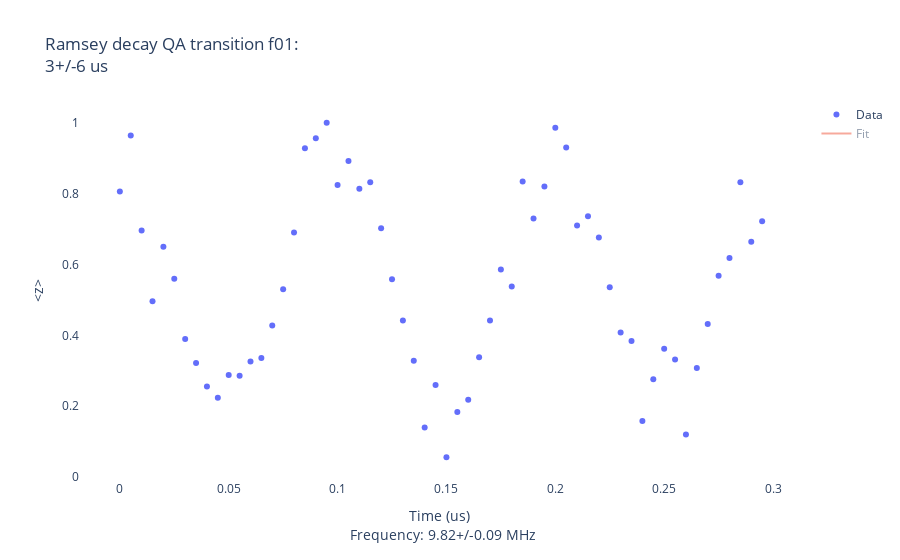
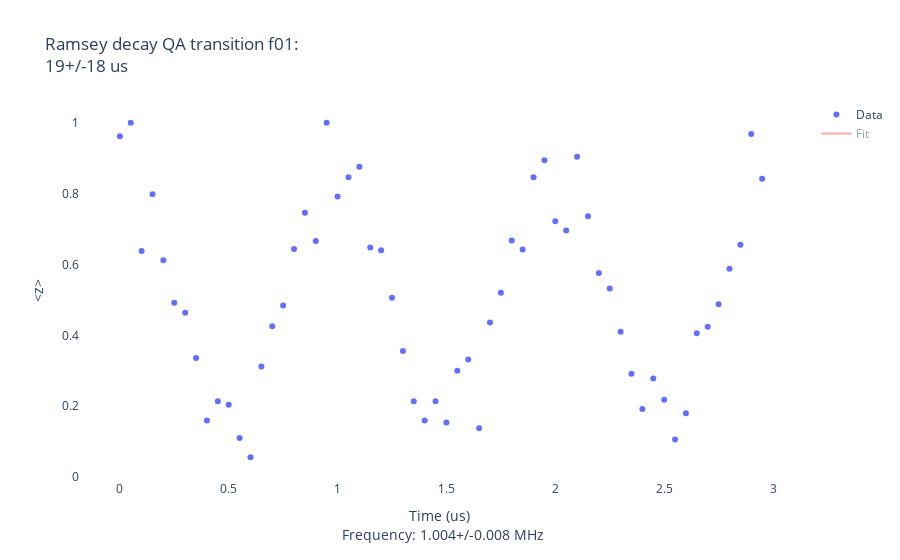
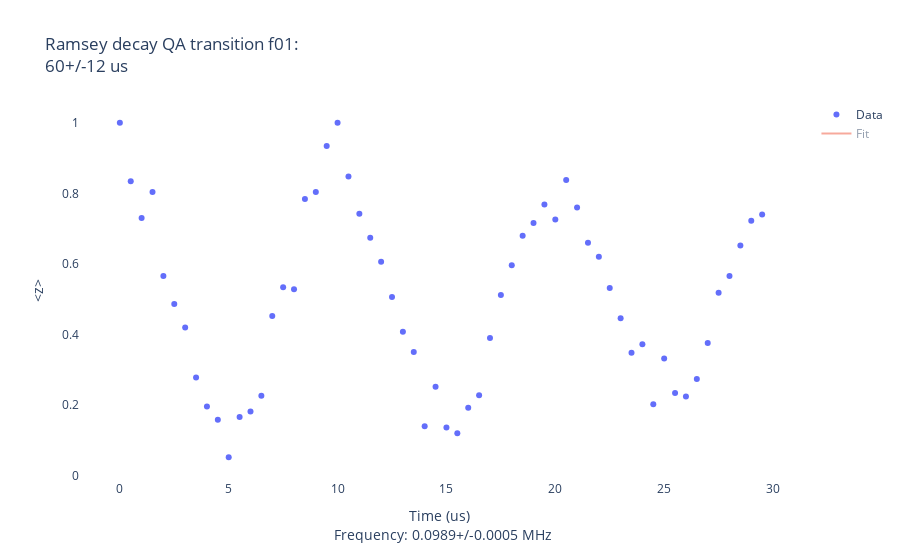

Write notebook code for charts like these, in order.
### Markdown cell above
### Calibrate single qubit gate frequency then amplitute again

### Code cell
# Ramsey
ramsey = SimpleRamseyMultilevel(dut=dut,set_offset=10,stop=0.3,step=0.005)
ramsey = SimpleRamseyMultilevel(dut=dut,set_offset=1,stop=3,step=0.05)
ramsey = SimpleRamseyMultilevel(dut=dut,set_offset=0.1,stop=30,step=0.5)

### Figure 1 — Plotly figure (JSON) as saved in the notebook; plotly's stock layout.template omitted (floating-point values rounded to 4 significant figures; data arrays with more than 128 entries replaced by an {"elided": "..."} marker saying what was removed)
{"data": [{"mode": "markers", "name": "Data", "type": "scatter", "x": [0.0, 0.005, 0.01, 0.015, 0.02, 0.025, 0.03, 0.035, 0.04, 0.045, 0.05, 0.055, 0.06, 0.065, 0.07, 0.075, 0.08, 0.085, 0.09, 0.095, 0.1, 0.105, 0.11, 0.115, 0.12, 0.125, 0.13, 0.135, 0.14, 0.145, 0.15, 0.155, 0.16, 0.165, 0.17, 0.175, 0.18, 0.185, 0.19, 0.195, 0.2, 0.205, 0.21, 0.215, 0.22, 0.225, 0.23, 0.235, 0.24, 0.245, 0.25, 0.255, 0.26, 0.265, 0.27, 0.275, 0.28, 0.285, 0.29, 0.295], "xaxis": "x", "y": [0.806, 0.964, 0.696, 0.496, 0.65, 0.56, 0.39, 0.322, 0.256, 0.224, 0.288, 0.286, 0.326, 0.336, 0.428, 0.53, 0.69, 0.928, 0.956, 1.0, 0.824, 0.892, 0.814, 0.832, 0.702, 0.558, 0.442, 0.328, 0.14, 0.26, 0.056, 0.184, 0.218, 0.338, 0.442, 0.586, 0.538, 0.834, 0.73, 0.82, 0.986, 0.93, 0.71, 0.736, 0.676, 0.536, 0.408, 0.384, 0.158, 0.276, 0.362, 0.332, 0.12, 0.308, 0.432, 0.568, 0.618, 0.832, 0.664, 0.722], "yaxis": "y"}, {"mode": "lines", "name": "Fit", "type": "scatter", "visible": "legendonly", "x": {"elided": "600 float values"}, "xaxis": "x", "y": {"elided": "600 float values"}, "yaxis": "y"}], "layout": {"plot_bgcolor": "white", "title": {"text": "Ramsey decay QA transition f01: <br>3+/-6 us"}, "xaxis": {"anchor": "y", "domain": [0, 1], "title": {"text": "Time (us) <br> Frequency: 9.82+/-0.09 MHz"}}, "yaxis": {"anchor": "x", "domain": [0, 1], "title": {"text": "<z>"}}}}

### Figure 2 — Plotly figure (JSON) as saved in the notebook; plotly's stock layout.template omitted (floating-point values rounded to 4 significant figures; data arrays with more than 128 entries replaced by an {"elided": "..."} marker saying what was removed)
{"data": [{"mode": "markers", "name": "Data", "type": "scatter", "x": [0.0, 0.05, 0.1, 0.15, 0.2, 0.25, 0.3, 0.35, 0.4, 0.45, 0.5, 0.55, 0.6, 0.65, 0.7, 0.75, 0.8, 0.85, 0.9, 0.95, 1.0, 1.05, 1.1, 1.15, 1.2, 1.25, 1.3, 1.35, 1.4, 1.45, 1.5, 1.55, 1.6, 1.65, 1.7, 1.75, 1.8, 1.85, 1.9, 1.95, 2.0, 2.05, 2.1, 2.15, 2.2, 2.25, 2.3, 2.35, 2.4, 2.45, 2.5, 2.55, 2.6, 2.65, 2.7, 2.75, 2.8, 2.85, 2.9, 2.95], "xaxis": "x", "y": [0.962, 1.0, 0.638, 0.798, 0.612, 0.492, 0.464, 0.336, 0.16, 0.214, 0.204, 0.11, 0.056, 0.312, 0.426, 0.484, 0.644, 0.746, 0.666, 1.0, 0.792, 0.846, 0.876, 0.648, 0.64, 0.506, 0.356, 0.214, 0.16, 0.214, 0.154, 0.3, 0.332, 0.138, 0.436, 0.52, 0.668, 0.642, 0.846, 0.894, 0.722, 0.696, 0.904, 0.736, 0.576, 0.532, 0.41, 0.292, 0.192, 0.278, 0.218, 0.106, 0.18, 0.406, 0.424, 0.488, 0.588, 0.656, 0.968, 0.842], "yaxis": "y"}, {"mode": "lines", "name": "Fit", "type": "scatter", "visible": "legendonly", "x": {"elided": "600 float values"}, "xaxis": "x", "y": {"elided": "600 float values"}, "yaxis": "y"}], "layout": {"plot_bgcolor": "white", "title": {"text": "Ramsey decay QA transition f01: <br>19+/-18 us"}, "xaxis": {"anchor": "y", "domain": [0, 1], "title": {"text": "Time (us) <br> Frequency: 1.004+/-0.008 MHz"}}, "yaxis": {"anchor": "x", "domain": [0, 1], "title": {"text": "<z>"}}}}

### Figure 3 — Plotly figure (JSON) as saved in the notebook; plotly's stock layout.template omitted (floating-point values rounded to 4 significant figures; data arrays with more than 128 entries replaced by an {"elided": "..."} marker saying what was removed)
{"data": [{"mode": "markers", "name": "Data", "type": "scatter", "x": [0.0, 0.5, 1.0, 1.5, 2.0, 2.5, 3.0, 3.5, 4.0, 4.5, 5.0, 5.5, 6.0, 6.5, 7.0, 7.5, 8.0, 8.5, 9.0, 9.5, 10.0, 10.5, 11.0, 11.5, 12.0, 12.5, 13.0, 13.5, 14.0, 14.5, 15.0, 15.5, 16.0, 16.5, 17.0, 17.5, 18.0, 18.5, 19.0, 19.5, 20.0, 20.5, 21.0, 21.5, 22.0, 22.5, 23.0, 23.5, 24.0, 24.5, 25.0, 25.5, 26.0, 26.5, 27.0, 27.5, 28.0, 28.5, 29.0, 29.5], "xaxis": "x", "y": [1.0, 0.834, 0.73, 0.804, 0.566, 0.486, 0.42, 0.278, 0.196, 0.158, 0.052, 0.166, 0.182, 0.226, 0.452, 0.534, 0.528, 0.784, 0.804, 0.934, 1.0, 0.848, 0.742, 0.674, 0.606, 0.506, 0.408, 0.35, 0.14, 0.252, 0.136, 0.12, 0.192, 0.228, 0.39, 0.512, 0.596, 0.68, 0.716, 0.768, 0.726, 0.838, 0.76, 0.66, 0.62, 0.532, 0.446, 0.348, 0.372, 0.202, 0.332, 0.234, 0.224, 0.274, 0.376, 0.518, 0.566, 0.652, 0.722, 0.74], "yaxis": "y"}, {"mode": "lines", "name": "Fit", "type": "scatter", "visible": "legendonly", "x": {"elided": "600 float values"}, "xaxis": "x", "y": {"elided": "600 float values"}, "yaxis": "y"}], "layout": {"plot_bgcolor": "white", "title": {"text": "Ramsey decay QA transition f01: <br>60+/-12 us"}, "xaxis": {"anchor": "y", "domain": [0, 1], "title": {"text": "Time (us) <br> Frequency: 0.0989+/-0.0005 MHz"}}, "yaxis": {"anchor": "x", "domain": [0, 1], "title": {"text": "<z>"}}}}
